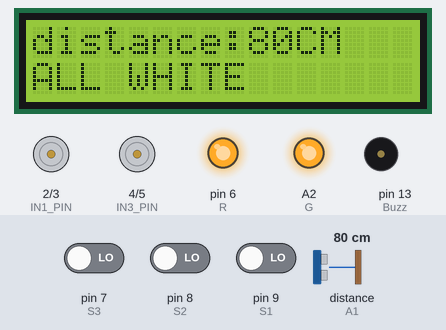
Recording of a sketch running on a simulated Arduino Uno, built with avr-gcc and run on an emulated ATmega328P. Shown: 16×2 character LCD, motor-driver pin pairs drawn as motors (green arrow = first pin HIGH = forward, orange = second pin HIGH = backward, longer = more drive, scaled by the enable pin), output pins drawn as LEDs (lit = HIGH), buzzer (waves = sounding, pin HIGH). The test bench sets the inputs (shaded band); at power-on: distance to the obstacle (sensor on A1) 80 cm, pin 7 (S3) LOW, pin 9 (S1) LOW, pin 8 (S2) LOW. Pins used as bus, display or sensor lines are not drawn; what the sketch prints to the serial monitor is not drawn.

Above: at 1.2 s.
1.3 s: distance to the obstacle (sensor on A1) set to 2 cm
At 2.8 s:
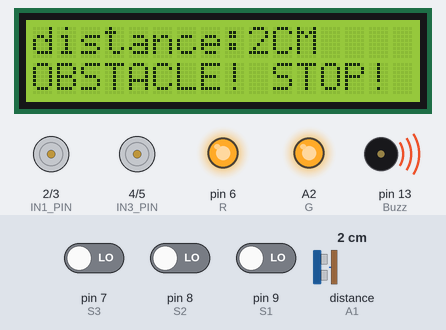
4.3 s: distance to the obstacle (sensor on A1) set to 299 cm
At 4.9 s:
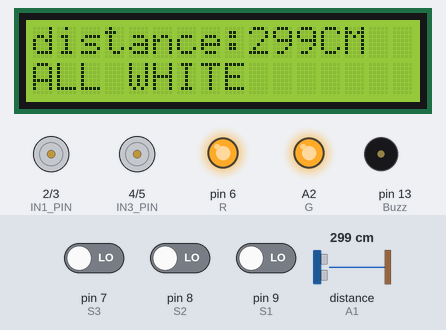
7.3 s: pin 7 (S3) driven HIGH
At 8.5 s:
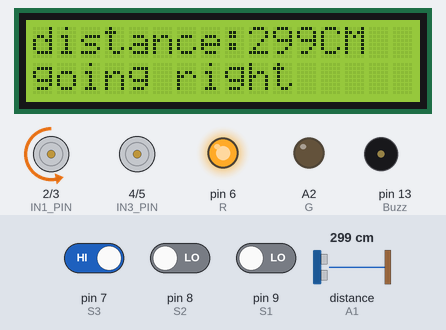
8.8 s: pin 9 (S1) driven HIGH
At 9.6 s:
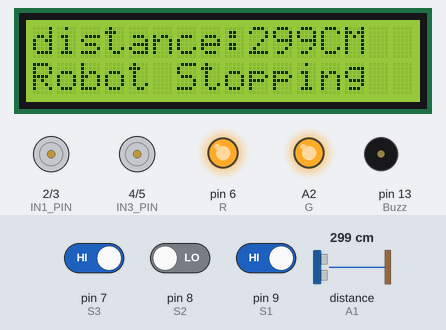
10.3 s: pin 8 (S2) driven HIGH
At 10.6 s:
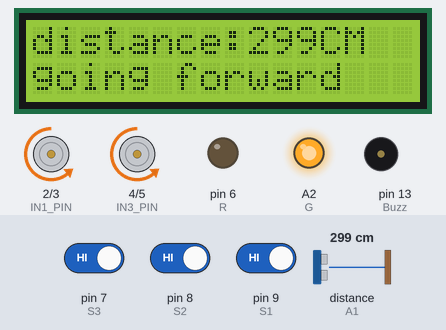
11.8 s: pin 7 (S3) driven LOW
At 13.3 s:
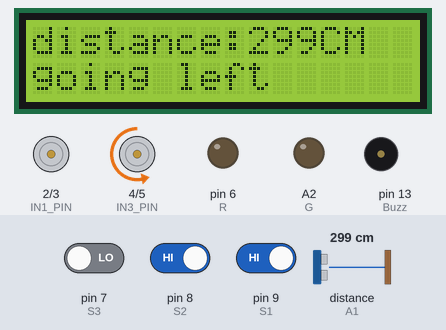
Timing chart, 0 to 14.3 s (numbered marks = the images above; inputs shaded):
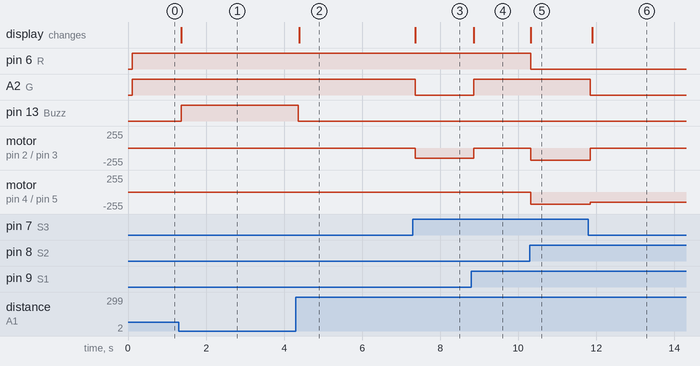

The sketch:

Black_line_car.ino
```cpp
/*
	self moving car that follows a black line on the floor
	that also stops completely if there is an obsatcle ahead
*/


#include <SoftwareSerial.h>
#include "Ultrasonic.h"
#include <LiquidCrystal_I2C.h>

#define IN1_PIN 2
#define IN2_PIN 3
#define IN3_PIN 4
#define IN4_PIN 5
#define EN1_PIN 11
#define EN2_PIN 10
#define R 6
#define G A2
#define B 1

#define Buzz 13

//SENSOR PINS
#define S1 9
#define S2 8
#define S3 7

int Sensor1 = 0;  // right sensor
int Sensor2 = 0;  // centre sensor
int Sensor3 = 0;  // left sensor

LiquidCrystal_I2C lcd(0x27,16,2);   //address can be 0x3F

Ultrasonic ultrasonic(12, A1);

int distance;


void setup()
{
  Serial.begin(9600);
  lcd.init();
  lcd.backlight();

  //setup penmodes
  pinMode(IN1_PIN, OUTPUT);
  pinMode(IN2_PIN, OUTPUT);
  pinMode(IN3_PIN, OUTPUT);
  pinMode(IN4_PIN, OUTPUT);
  pinMode(EN1_PIN, OUTPUT);
  pinMode(EN2_PIN, OUTPUT);
  pinMode(R, OUTPUT);
  pinMode(G, OUTPUT);
  pinMode(B, OUTPUT);
  pinMode(Buzz,OUTPUT);
  for (int i=7;i<=9;i++)
    pinMode(i,INPUT);
}


//print the distance
void PrintDistance(int d)
{
  lcd.setCursor(0,0);
  lcd.print("distance:");
  lcd.print("     ");
  lcd.setCursor(9,0);
  lcd.print(distance);
  lcd.print("CM");
}

//Robot movement functions start:
void RobotForward()
{
  lcd.setCursor(0,1);
  lcd.print("going forward  ");
  analogWrite(EN1_PIN, 180);
  analogWrite(EN2_PIN, 180);
  digitalWrite(IN1_PIN, LOW);
  digitalWrite(IN2_PIN, HIGH);
  digitalWrite(IN3_PIN, LOW);
  digitalWrite(IN4_PIN, HIGH);
  digitalWrite(R, LOW);
  digitalWrite(G, HIGH);
  digitalWrite(B, LOW);
}


void RobotRight()
{
  lcd.setCursor(0,1);
  lcd.print("going right     ");
  analogWrite(EN1_PIN, 150);
  analogWrite(EN2_PIN, 150);
  digitalWrite(IN2_PIN, HIGH);
  digitalWrite(IN1_PIN, LOW);
  digitalWrite(IN3_PIN, LOW);
  digitalWrite(IN4_PIN, LOW);
  digitalWrite(R, HIGH);
  digitalWrite(G, LOW);
  digitalWrite(B, LOW);

}

void RobotLeft()
{
  lcd.setCursor(0,1);
  lcd.print("going left      ");
  analogWrite(EN1_PIN, 150);
  analogWrite(EN2_PIN, 150);
  digitalWrite(IN1_PIN, LOW);
  digitalWrite(IN2_PIN, LOW);
  digitalWrite(IN4_PIN, HIGH);
  digitalWrite(IN3_PIN, LOW);
  digitalWrite(R, LOW);
  digitalWrite(G, LOW);
  digitalWrite(B, HIGH);

}

void RobotStop()
{
  lcd.setCursor(0,1);
  lcd.print("Robot Stopping  ");
  analogWrite(EN1_PIN, LOW);
  analogWrite(EN2_PIN, LOW);
  digitalWrite(IN1_PIN, LOW);
  digitalWrite(IN2_PIN, LOW);
  digitalWrite(IN3_PIN, LOW);
  digitalWrite(IN4_PIN, LOW);
  digitalWrite(R, HIGH);
  digitalWrite(G, HIGH);
  digitalWrite(B, HIGH);

}
// Robot movement functions end.


void loop()
{
  // check and print distance
  distance = ultrasonic.read();
  PrintDistance(distance);
  Serial.print("distance is:");
  Serial.println(distance);


  if(distance <= 20)
  {
	//stop if there is an obstacle
    RobotStop();
    lcd.setCursor(0,1);
    lcd.print("OBSTACLE! STOP! ");
    digitalWrite(Buzz,1);
  }
  else
  {
	//read and print sensor values
    digitalWrite(Buzz,0);
    Sensor1 = digitalRead(S1);
    Sensor2 = digitalRead(S2);
    Sensor3 = digitalRead(S3);
    Serial.print(" s1:");
    Serial.print(Sensor1);
    Serial.print(" s2:");
    Serial.print(Sensor2);
    Serial.print(" s3:");
    Serial.println(Sensor3);

	//choose direction based on sensor readings
    if((Sensor1 && !Sensor2 && !Sensor3)||(Sensor1 && Sensor2 && !Sensor3))
      RobotLeft();
    else if((Sensor3 && !Sensor1 && !Sensor2)||(Sensor3 && Sensor2 && !Sensor1))
      RobotRight();
    else if((Sensor2 && !Sensor1 && !Sensor3)||(Sensor2 && Sensor1 && Sensor3))
      RobotForward();
    else
    {
      RobotStop();
      lcd.setCursor(0,1);
      if(!Sensor2 && !Sensor1 && !Sensor3)
      lcd.print("ALL WHITE      ");
    }
	// negate the value of the 'if' operation if you want
	// the robot to follow white line instead of black
  }
}
```

Measured:
- after the input at 1.3 s, pin 13 (Buzz): LOW → HIGH after 0.06 s; the display: changes after 0.06 s (image 1)
- after the input at 4.3 s, pin 13 (Buzz): HIGH → LOW after 0.06 s; the display: changes after 0.09 s (image 2)
- after the input at 7.3 s, A2 (G): HIGH → LOW after 0.06 s; motor on pin 2 (IN1_PIN) / pin 3 (IN2_PIN): stopped → backward 150/255 after 0.06 s; the display: changes after 0.06 s (image 3)
- after the input at 8.8 s, A2 (G): LOW → HIGH after 0.06 s; motor on pin 2 (IN1_PIN) / pin 3 (IN2_PIN): backward 150/255 → stopped after 0.06 s; the display: changes after 0.06 s (image 4)
- after the input at 10.3 s, pin 6 (R): HIGH → LOW at once; motor on pin 2 (IN1_PIN) / pin 3 (IN2_PIN), motor on pin 4 (IN3_PIN) / pin 5 (IN4_PIN): stopped → backward 180/255 at once; the display: changes at once (image 5)
- after the input at 11.8 s, A2 (G): HIGH → LOW at once; motor on pin 2 (IN1_PIN) / pin 3 (IN2_PIN): backward 180/255 → stopped at once; motor on pin 4 (IN3_PIN) / pin 5 (IN4_PIN): backward 180/255 → backward 150/255 at once; the display: changes after 0.10 s (image 6)
